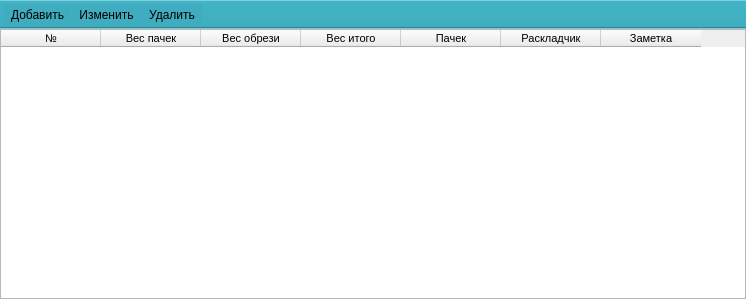
<?xml version="1.0" encoding="UTF-8"?>
<ui version="4.0">
 <class>MainWindow</class>
 <widget class="QMainWindow" name="MainWindow">
  <property name="geometry">
   <rect>
    <x>0</x>
    <y>0</y>
    <width>746</width>
    <height>299</height>
   </rect>
  </property>
  <property name="windowTitle">
   <string>Крой</string>
  </property>
  <property name="styleSheet">
   <string notr="true"/>
  </property>
  <widget class="QWidget" name="centralwidget">
   <layout class="QGridLayout" name="gridLayout">
    <property name="leftMargin">
     <number>0</number>
    </property>
    <property name="topMargin">
     <number>0</number>
    </property>
    <property name="rightMargin">
     <number>0</number>
    </property>
    <property name="bottomMargin">
     <number>0</number>
    </property>
    <property name="spacing">
     <number>2</number>
    </property>
    <item row="1" column="0">
     <widget class="QTableWidget" name="tw_cut_list">
      <property name="font">
       <font>
        <family>Tahoma</family>
        <pointsize>8</pointsize>
       </font>
      </property>
      <property name="editTriggers">
       <set>QAbstractItemView::NoEditTriggers</set>
      </property>
      <property name="alternatingRowColors">
       <bool>true</bool>
      </property>
      <property name="selectionBehavior">
       <enum>QAbstractItemView::SelectRows</enum>
      </property>
      <attribute name="verticalHeaderVisible">
       <bool>false</bool>
      </attribute>
      <attribute name="verticalHeaderDefaultSectionSize">
       <number>20</number>
      </attribute>
      <attribute name="verticalHeaderMinimumSectionSize">
       <number>18</number>
      </attribute>
      <column>
       <property name="text">
        <string>№</string>
       </property>
      </column>
      <column>
       <property name="text">
        <string>Вес пачек</string>
       </property>
      </column>
      <column>
       <property name="text">
        <string>Вес обрези</string>
       </property>
      </column>
      <column>
       <property name="text">
        <string>Вес итого</string>
       </property>
      </column>
      <column>
       <property name="text">
        <string>Пачек</string>
       </property>
      </column>
      <column>
       <property name="text">
        <string>Раскладчик</string>
       </property>
      </column>
      <column>
       <property name="text">
        <string>Заметка</string>
       </property>
      </column>
     </widget>
    </item>
   </layout>
  </widget>
  <widget class="QToolBar" name="toolBar">
   <property name="windowTitle">
    <string>toolBar</string>
   </property>
   <property name="styleSheet">
    <string notr="true">background-color: rgb(63, 173, 191);</string>
   </property>
   <property name="movable">
    <bool>false</bool>
   </property>
   <attribute name="toolBarArea">
    <enum>TopToolBarArea</enum>
   </attribute>
   <attribute name="toolBarBreak">
    <bool>false</bool>
   </attribute>
   <addaction name="new_cut"/>
   <addaction name="pb_edit_cut"/>
   <addaction name="pb_del_cut"/>
  </widget>
  <action name="new_cut">
   <property name="text">
    <string>Добавить</string>
   </property>
  </action>
  <action name="pb_edit_cut">
   <property name="text">
    <string>Изменить</string>
   </property>
  </action>
  <action name="pb_del_cut">
   <property name="text">
    <string>Удалить</string>
   </property>
  </action>
 </widget>
 <resources/>
 <connections>
  <connection>
   <sender>new_cut</sender>
   <signal>triggered()</signal>
   <receiver>MainWindow</receiver>
   <slot>ui_add_cut()</slot>
   <hints>
    <hint type="sourcelabel">
     <x>-1</x>
     <y>-1</y>
    </hint>
    <hint type="destinationlabel">
     <x>372</x>
     <y>149</y>
    </hint>
   </hints>
  </connection>
  <connection>
   <sender>tw_cut_list</sender>
   <signal>itemDoubleClicked(QTableWidgetItem*)</signal>
   <receiver>MainWindow</receiver>
   <slot>ui_double_table()</slot>
   <hints>
    <hint type="sourcelabel">
     <x>602</x>
     <y>105</y>
    </hint>
    <hint type="destinationlabel">
     <x>798</x>
     <y>98</y>
    </hint>
   </hints>
  </connection>
  <connection>
   <sender>pb_del_cut</sender>
   <signal>triggered()</signal>
   <receiver>MainWindow</receiver>
   <slot>ui_del_cut()</slot>
   <hints>
    <hint type="sourcelabel">
     <x>-1</x>
     <y>-1</y>
    </hint>
    <hint type="destinationlabel">
     <x>372</x>
     <y>149</y>
    </hint>
   </hints>
  </connection>
 </connections>
 <slots>
  <slot>ui_add_cut()</slot>
  <slot>ui_double_table()</slot>
  <slot>ui_del_cut()</slot>
 </slots>
</ui>
